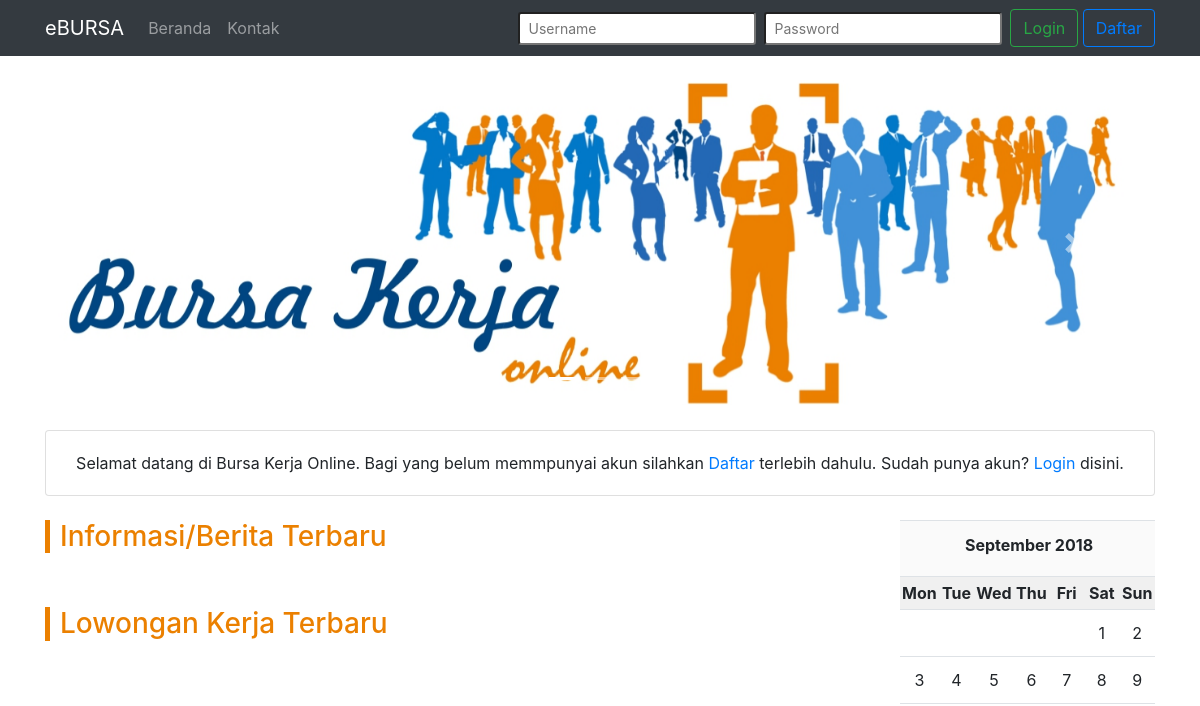
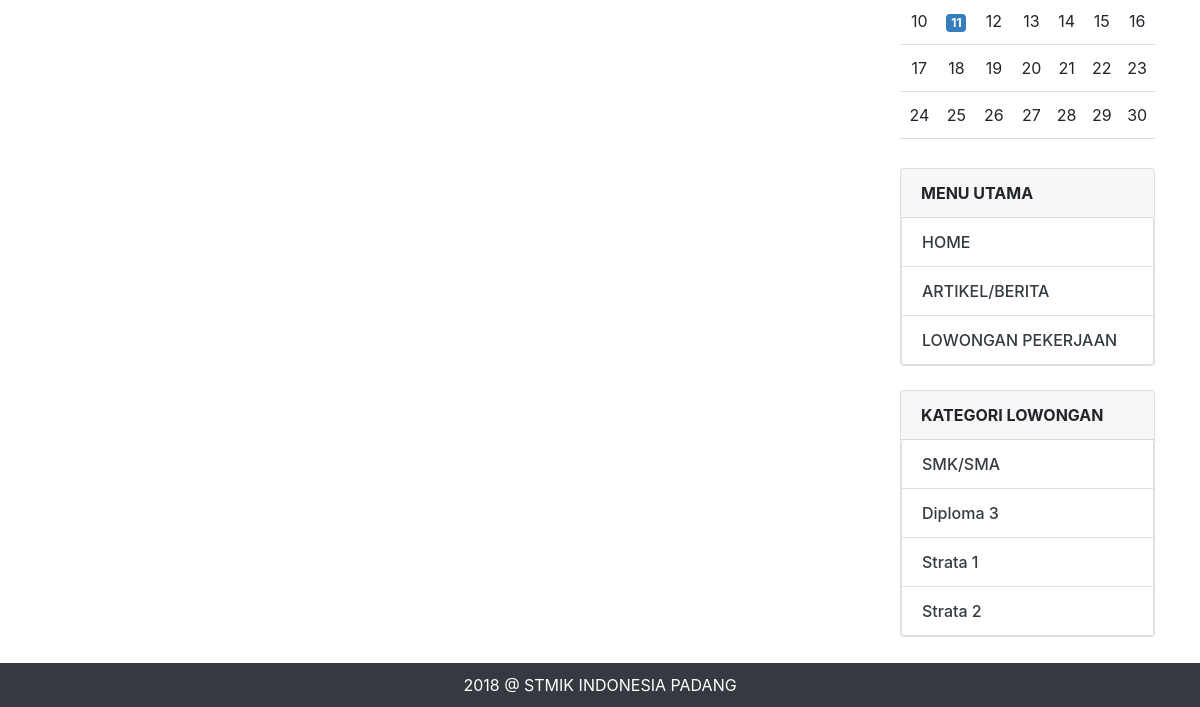
The app's page /main.php?page=home, older data (2 pictures, top to bottom).
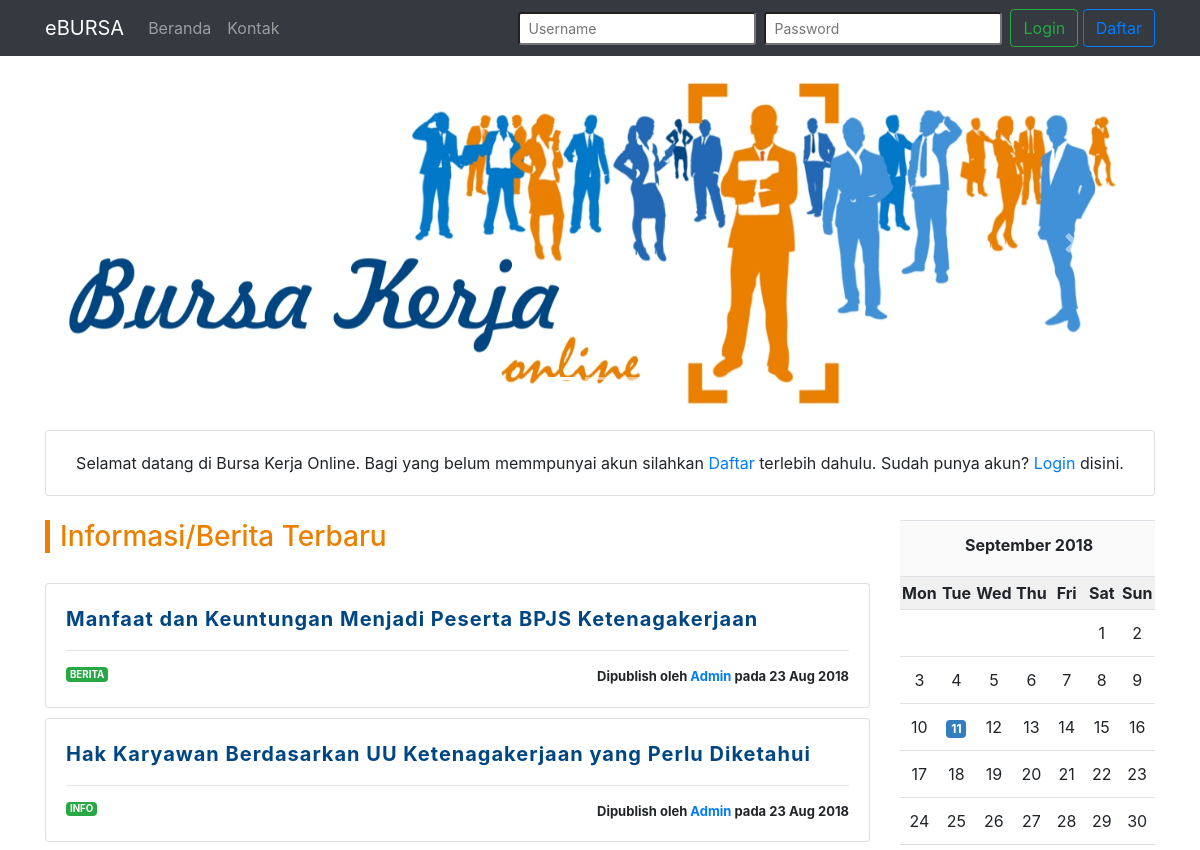
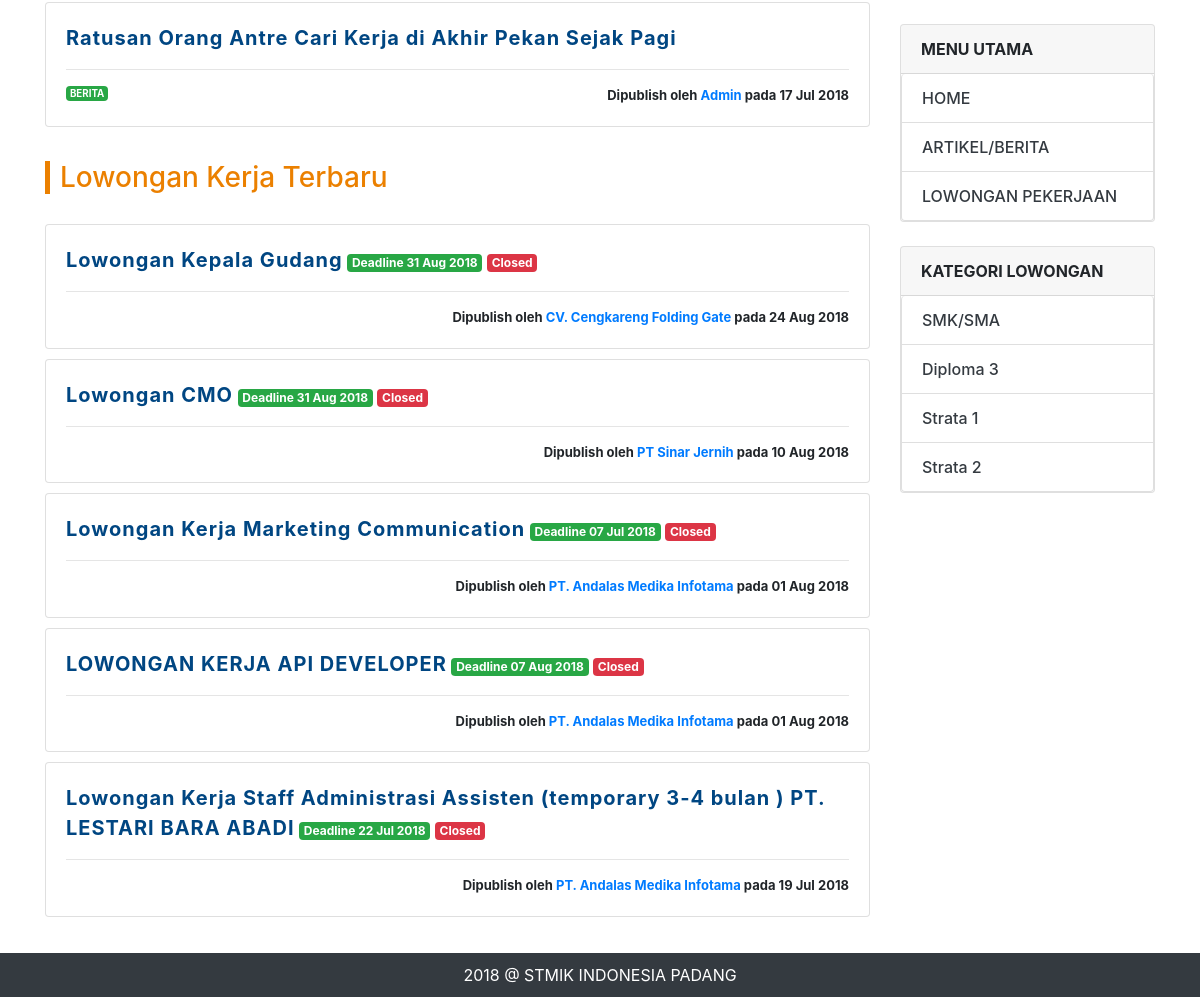
The same page, newer data (2 pictures, top to bottom).
### tables this page shows
CREATE TABLE `info_berita` (
  `id` int(11) NOT NULL AUTO_INCREMENT,
  `profil_admin_id` int(11) NOT NULL,
  `judul` varchar(200) NOT NULL,
  `tanggal` date NOT NULL,
  `kategori` enum('Berita','Event','Info') NOT NULL,
  `konten` text NOT NULL,
  `status` tinyint(1) NOT NULL,
  PRIMARY KEY (`id`),
  KEY `profil_admin_id` (`profil_admin_id`)
);

CREATE TABLE `lowongan` (
  `id` int(11) NOT NULL AUTO_INCREMENT,
  `profil_perusahaan_id` int(11) NOT NULL,
  `judul` varchar(255) NOT NULL,
  `tanggal_mulai` date NOT NULL,
  `tanggal_selesai` date NOT NULL,
  `deskripsi_pekerjaan` text NOT NULL,
  `deskripsi_persyaratan` text NOT NULL,
  `gaji` varchar(100) NOT NULL,
  `bann` tinyint(1) NOT NULL DEFAULT '0',
  `status` tinyint(1) NOT NULL,
  `gambar` varchar(255) DEFAULT 'no_image.jpg',
  `dibuat_pada` date NOT NULL,
  PRIMARY KEY (`id`),
  KEY `profil_perusahaan_id` (`profil_perusahaan_id`)
);

CREATE TABLE `profil_perusahaan` (
  `id` int(11) NOT NULL AUTO_INCREMENT,
  `user_akun_id` int(11) NOT NULL,
  `nama_perusahaan` varchar(50) NOT NULL,
  `no_siup` varchar(20) NOT NULL,
  `no_situ` varchar(20) NOT NULL,
  `bidang_usaha` varchar(50) NOT NULL,
  `alamat` text,
  `telepon` varchar(20) DEFAULT NULL,
  `deskripsi_perusahaan` text,
  `website` varchar(50) DEFAULT NULL,
  `email` varchar(50) NOT NULL,
  `logo_perusahaan` varchar(100) DEFAULT 'default.png',
  `slogan` varchar(50) DEFAULT NULL,
  `dibuat_pada` date NOT NULL,
  PRIMARY KEY (`id`),
  KEY `user_akun_id` (`user_akun_id`)
);

### cores/misc/function.php (called while the page is built, shortened)
<?php
	function koneksi() {
		$conn = mysqli_connect('localhost', 'root', '', 'dbbursa');
		return $conn;
	}
	function perusahaanGetNama($user_id) {
		$conn = koneksi();
		$sql = "SELECT nama_perusahaan FROM profil_perusahaan WHERE id = '$user_id'";
		$proc = mysqli_query($conn, $sql);
		$data = mysqli_fetch_assoc($proc);
		return $data['nama_perusahaan'];
	}
?>

### views/home.php (the view, shortened to what this page needs)
<?php include "views/partials/carousel.php"; ?>
<div class="card bg-scondary my-4 text-center">
	<div class="card-body">
		<p class="m-0">
			Selamat datang di Bursa Kerja Online. Bagi yang belum memmpunyai akun silahkan
			<a href="?page=daftar">Daftar</a> terlebih dahulu. Sudah punya akun?
			<a href="?page=login">Login</a> disini.
		</p>
	</div>
</div>
<div class="row">
	<div class="col-md-9">
		<div class="row">
			<div class="col-md-12">
				<h3 class="home-title">Informasi/Berita Terbaru</h3>
				<?php
					$list_data = [];
					$query = "SELECT * FROM info_berita WHERE status = '1' ORDER BY tanggal DESC LIMIT 5";
					$process = mysqli_query($conn, $query);
					while($row = mysqli_fetch_array($process)) {
						$list_data[] = $row;
					}
					foreach ($list_data as $key => $value) {
				?>
				<div class="row bt-mrg-10">
					<div class="col-md-12">
						<div class="card">
							<div class="card-body">
								<p class="post-title">
									<a href="?page=detail-info&id=<?php echo $value['id'] ?>" class=""><?php echo $value['judul'] ?></a>
								</p><hr>
								<p class="post-time text-right"><span class="badge badge-success float-left"><?php echo strtoupper($value['kategori']) ?></span>Dipublish oleh <a href="#">Admin</a> pada <?php echo date("d M Y", strtotime($value['tanggal'])) ?></p>
							</div>
						</div>
					</div>
				</div>
				<?php
					}
				?>
			</div>
		</div><br>
		<div class="row">
			<div class="col-md-12">
				<h3 class="home-title">Lowongan Kerja Terbaru</h3>
				<?php
					$list_data2 = array();
					$query2 = "SELECT * FROM lowongan ORDER BY dibuat_pada DESC LIMIT 5";
					$process2 = mysqli_query($conn, $query2);
					while($row = mysqli_fetch_array($process2)) {
						$list_data2[] = $row;
					}
					foreach ($list_data2 as $key => $value) {
				?>
				<div class="row bt-mrg-10">
					<div class="col-md-12">
						<div class="card">
							<div class="card-body">
								<p class="post-title">
									<a href="?page=detail-loker&id=<?php echo $value['id'] ?>"><?php echo $value['judul'] ?></a>
									<span class="badge badge-success">Deadline <?php echo date("d M Y", strtotime($value['tanggal_selesai'])) ?></span>
									<?php
										$date_now = date("Y-m-d");
										if ($value['status'] == 0 || $date_now > $value['tanggal_selesai']) {
											echo '<span class="badge badge-danger">Closed</span> ';
										}
									?>
								</p><hr>
								<p class="post-time text-right">Dipublish oleh <a href="#"><?php echo perusahaanGetNama($value['profil_perusahaan_id']) ?></a> pada <?php echo date("d M Y", strtotime($value['dibuat_pada'])) ?></p>
							</div>
						</div>
					</div>
				</div>
				<?php
					}
				?>
			</div>
		</div>
	</div>
	<div class="col-md-3">
		<?php include "views/partials/rightbar.php"; ?>
	</div>
</div>

### main.php (shortened to what this page needs)
<?php
	require 'cores/misc/function.php';
?>
<!DOCTYPE html>
<html>
<head>
	<link rel="stylesheet" href="assets/vendors/bootstrap/css/bootstrap.min.css">
	<link rel="stylesheet" href="assets/vendors/datatables/datatables.min.css">
	<link rel="stylesheet" href="assets/vendors/air-datepicker/dist/css/datepicker.min.css">
	<link rel="stylesheet" href="assets/vendors/zabuto/zabuto_calendar.min.css">
	<link rel="stylesheet" href="assets/css/app.css">
</head>
<body>
	<?php include "views/partials/navbar.php"; ?>
	<div class="container main-content">
		<div><br></div>
		<?php
			if (ISSET($_GET['page'])) {
				$page = $_GET['page'];
				if ($page == 'home') {
					include "views/home.php";
				} elseif ($page == 'login') {
					include "views/auth/login.php";
				} elseif ($page == 'daftar') {
					include "views/auth/daftar.php";
				} elseif ($page == 'lupa-password') {
					include "views/auth/lupa.php";
				} elseif ($page == 'aktivasi') {
					include "views/auth/aktivasi.php";
				} elseif ($page == 'reset-password') {
					include "views/auth/reset.php";
				} elseif ($page == 'info') {
					include "views/info.php";
				} elseif ($page == 'loker') {
					include "views/loker.php";
				} elseif ($page == 'loker-adv') {
					include "views/loker-adv.php";
				} elseif ($page == 'detail-loker') {
					include "views/detail-loker.php";
				} elseif ($page == 'detail-info') {
					include "views/detail-info.php";
				} elseif ($page == 'tambah-komentar-loker') {
					include "views/tambah-komentar-loker.php";
				} elseif ($page == 'tambah-komentar-info') {
					include "views/tambah-komentar-info.php";
				} elseif ($page == 'lamar-kerja') {
					include "views/lamar-kerja.php";
				} elseif ($page == 'profil-pencaker') {
					include "views/profil-pencaker.php";
				} elseif ($page == 'profil-perusahaan') {
					include "views/profil-perusahaan.php";
				} elseif ($page == 'kontak') {
					include "views/kontak.php";
				}
			}
		?>
	</div>
	<footer class="footer">
		<div class="container">
			<?php echo date('Y') ?> @ <a href="https://stmikindonesia.ac.id" target="_blank">STMIK INDONESIA PADANG</a>
		</div>
	</footer>
</body>
</html>

### views/partials/navbar.php (shortened to what this page needs)
<nav class="navbar navbar-expand-lg navbar-dark bg-dark">
	<div class="container">
		<a class="navbar-brand" href="/e-bursa">eBURSA</a>
		<div class="collapse navbar-collapse" id="navbarSupportedContent">
			<ul class="navbar-nav mr-auto">
				<li class="nav-item">
					<a class="nav-link" href="/e-bursa">Beranda</a>
				</li>
				<li class="nav-item">
					<a class="nav-link" href="?page=kontak">Kontak</a>
				</li>
			</ul>
			<?php
				if (!isset($_SESSION['username'])) {
			?>
				<form class="form-inline my-2 my-lg-0" method="POST" action="cores/auth/login_process.php">
					<input class="form-control-sm mr-sm-2" type="text" placeholder="Username" name="username">
					<input class="form-control-sm mr-sm-2" type="password" placeholder="Password" name="password">
					<button class="btn btn-outline-success my-2 my-sm-0" type="submit">Login</button> &nbsp;
					<a href="?page=daftar" class="btn btn-outline-primary my-2 my-sm-0">Daftar</a>
				</form>
			<?php
				}
			?>
		</div>
	</div>
</nav>

### views/partials/carousel.php (shortened to what this page needs)
<div id="carouselExampleIndicators" class="carousel slide" data-ride="carousel">
	<ol class="carousel-indicators">
		<li data-target="#carouselExampleIndicators" data-slide-to="0" class="active"></li>
		<li data-target="#carouselExampleIndicators" data-slide-to="1"></li>
		<li data-target="#carouselExampleIndicators" data-slide-to="2"></li>
	</ol>
	<div class="carousel-inner">
		<div class="carousel-item active">
			<img class="d-block w-100" src="assets/img/slider/slide-1.jpg" alt="First slide">
		</div>
	</div>
	<a class="carousel-control-prev" href="#carouselExampleIndicators" role="button" data-slide="prev">
		<span class="carousel-control-prev-icon" aria-hidden="true"></span>
	</a>
	<a class="carousel-control-next" href="#carouselExampleIndicators" role="button" data-slide="next">
		<span class="carousel-control-next-icon" aria-hidden="true"></span>
	</a>
</div>

### views/partials/rightbar.php
<div class="row">
	<div class="col-md-12">
		<div id="my-calendar"></div>
	</div>
</div><br>
<div class="row">
	<div class="col-md-12">
		<div class="card">
			<div class="card-header">
				<strong>MENU UTAMA</strong>
			</div>
			<ul class="list-group">
				<a href="?page=home" class="list-group-item">HOME</a>
				<a href="?page=info" class="list-group-item">ARTIKEL/BERITA</a>
				<a href="?page=loker" class="list-group-item">LOWONGAN PEKERJAAN</a>
			</ul>
		</div>
	</div>
</div><br>
<div class="row">
	<div class="col-md-12">
		<div class="card">
			<div class="card-header">
				<strong>KATEGORI LOWONGAN</strong>
			</div>
			<ul class="list-group">
				<a href="?page=loker-adv&key=sma" class="list-group-item">SMK/SMA</a>
				<a href="?page=loker-adv&key=d3" class="list-group-item">Diploma 3</a>
				<a href="?page=loker-adv&key=s1" class="list-group-item">Strata 1</a>
				<a href="?page=loker-adv&key=s2" class="list-group-item">Strata 2</a>
			</ul>
		</div>
	</div>
</div>

### assets/css/app.css (style rules this page uses)
.bt-mrg-10 { margin-bottom: 10px; }
.home-title { margin-bottom: 30px; color: #eb8000; border-left: 5px solid; padding-left: 10px; }
.post-title > a { font-size: 15pt; color: #004682; font-weight: bold; letter-spacing: 1px; }
.post-title > a { text-decoration: none; }
.post-time { font-size: 13px; font-weight: bold; margin-bottom: 0; }
.main-content { margin-bottom: 70px; }
.footer { bottom: 0; width: 100%; padding: 10px 0; background: #343a40; color: #ffffff; text-align: center; display: block; position: fixed; }
.footer > .container > a { text-decoration: none; color: #ffffff; }
.list-group-item { font-weight: 500; color: #343a40; }
.active { z-index: 0; }

Row changes from the older to the newer data that the page shows:
added info_berita: judul "Manfaat dan Keuntungan Menjadi Peserta BPJS Ketenagakerjaan", kategori "BERITA", tanggal "23 Aug 2018"
added info_berita: judul "Hak Karyawan Berdasarkan UU Ketenagakerjaan yang Perlu Diketahui", kategori "INFO", tanggal "23 Aug 2018"
added info_berita: judul "Ratusan Orang Antre Cari Kerja di Akhir Pekan Sejak Pagi", kategori "BERITA", tanggal "17 Jul 2018"
added lowongan: judul "Lowongan Kepala Gudang", tanggal_selesai "31 Aug 2018", status "Closed", profil_perusahaan.nama_perusahaan "CV. Cengkareng Folding Gate", dibuat_pada "24 Aug 2018"
added lowongan: judul "Lowongan CMO", tanggal_selesai "31 Aug 2018", status "Closed", profil_perusahaan.nama_perusahaan "PT Sinar Jernih", dibuat_pada "10 Aug 2018"
added lowongan: judul "Lowongan Kerja Marketing Communication", tanggal_selesai "07 Jul 2018", status "Closed", profil_perusahaan.nama_perusahaan "PT. Andalas Medika Infotama", dibuat_pada "01 Aug 2018"
added lowongan: judul "LOWONGAN KERJA API DEVELOPER", tanggal_selesai "07 Aug 2018", status "Closed", profil_perusahaan.nama_perusahaan "PT. Andalas Medika Infotama", dibuat_pada "01 Aug 2018"
added lowongan: judul "Lowongan Kerja Staff Administrasi Assisten (temporary 3-4 bulan ) PT. LESTARI BARA ABADI", tanggal_selesai "22 Jul 2018", status "Closed", profil_perusahaan.nama_perusahaan "PT. Andalas Medika Infotama", dibuat_pada "19 Jul 2018"
